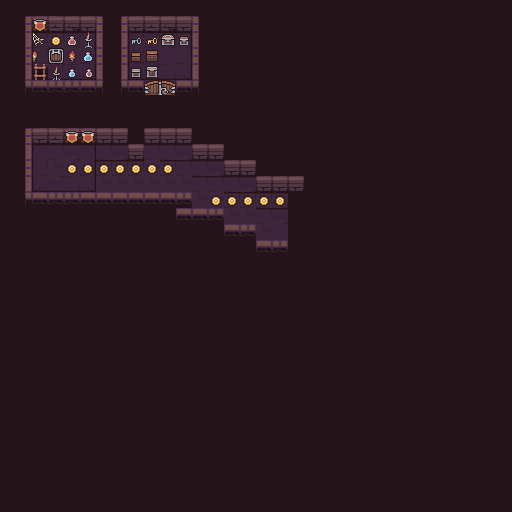

This game map was drawn from its Tiled (.tmx) file and the tilesets committed beside it. A one-line description and the trimmed map source follow:
An orthogonal 32x32 tile map with 16x16 px tiles, 3 tile layers (Tile Layer 1, Tile Layer 2, Tile Layer 3).

<map version="1.0" tiledversion="1.0.3" orientation="orthogonal" renderorder="right-down" width="32" height="32" tilewidth="16" tileheight="16" nextobjectid="1">
 <tileset firstgid="1" source="dungeon.tsx" />
 <layer name="Tile Layer 1" width="32" height="32">
  <data>[1024 cells, 1024 non-empty, 31 distinct tile ids]</data>
 </layer>
 <layer name="Tile Layer 2" width="32" height="32">
  <data>[1024 cells, 109 non-empty, 48 distinct tile ids]</data>
 </layer>
 <layer name="Tile Layer 3" width="32" height="32">
  <data>[1024 cells, 14 non-empty, 2 distinct tile ids]</data>
 </layer>
</map>
